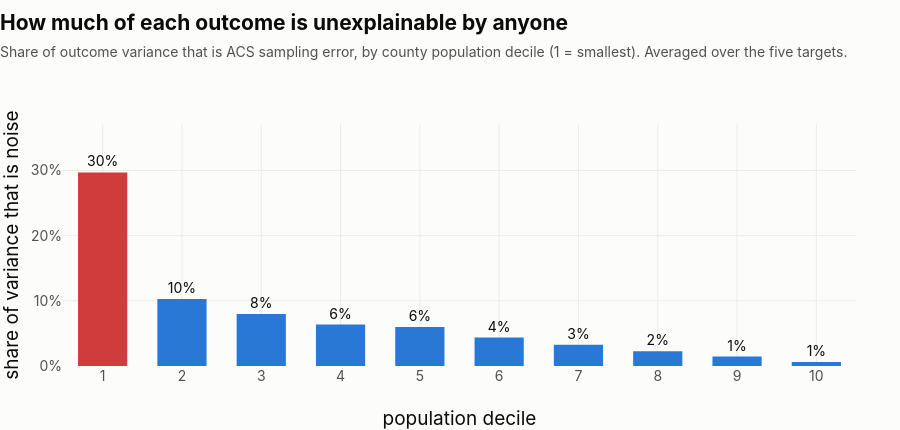

Notebook code cell kept with this figure:
### Markdown cell above
**2. On the smallest counties the model cannot win — and that is a data fact, not a
model failure.** The size-only baseline scores a *negative* R² there. ACS publishes
a margin of error with every estimate, and ingesting those alongside the values
splits each outcome's variance into signal and sampling noise. In the smallest
population decile, **30% of the variance is sampling noise** — error no model can
ever explain. In the largest, under 1%.

### Code cell
d = (decile.groupby("population_decile")
     .agg(noise_share=("noise_share", "mean"),
          median_population=("median_population", "median"))
     .reset_index())
fig = go.Figure(go.Bar(
    x=d["population_decile"], y=d["noise_share"],
    marker_color=[CRITICAL if v > 0.15 else BLUE for v in d["noise_share"]],
    text=[f"{v:.0%}" for v in d["noise_share"]], textposition="outside",
    textfont=dict(size=14), cliponaxis=False,
    hovertemplate="decile %{x}<br>%{y:.1%} of variance is sampling noise<extra></extra>",
    showlegend=False,
))
style(fig,
      "How much of each outcome is unexplainable by anyone",
      "Share of outcome variance that is ACS sampling error, by county population "
      "decile (1 = smallest). Averaged over the five targets.",
      height=430, legend=False)
fig.update_xaxes(title="population decile", dtick=1)
fig.update_yaxes(title="share of variance that is noise", tickformat=".0%",
                 range=[0, float(d["noise_share"].max()) * 1.25])
fig.show()

### Figure 1 — Plotly figure (JSON) as saved in the notebook; plotly's stock layout.template omitted (floating-point values rounded to 4 significant figures)
{"data": [{"cliponaxis": false, "hovertemplate": "decile %{x}<br>%{y:.1%} of variance is sampling noise<extra></extra>", "marker": {"color": ["#d03b3b", "#2a78d6", "#2a78d6", "#2a78d6", "#2a78d6", "#2a78d6", "#2a78d6", "#2a78d6", "#2a78d6", "#2a78d6"]}, "showlegend": false, "text": ["30%", "10%", "8%", "6%", "6%", "4%", "3%", "2%", "1%", "1%"], "textfont": {"size": 14}, "textposition": "outside", "type": "bar", "x": [1, 2, 3, 4, 5, 6, 7, 8, 9, 10], "y": [0.297, 0.1026, 0.07988, 0.06362, 0.05972, 0.04356, 0.03246, 0.02274, 0.01458, 0.006146]}], "layout": {"bargap": 0.34, "bargroupgap": 0.06, "font": {"color": "#0b0b0b", "family": "-apple-system, BlinkMacSystemFont, Segoe UI, Helvetica, Arial, sans-serif", "size": 16}, "height": 430, "hoverlabel": {"bgcolor": "white", "bordercolor": "#ecebe6", "font": {"family": "-apple-system, BlinkMacSystemFont, Segoe UI, Helvetica, Arial, sans-serif", "size": 14}}, "legend": {"bgcolor": "rgba(0,0,0,0)", "font": {"color": "#52514e", "size": 14}, "orientation": "h", "x": 0, "y": -0.2, "yanchor": "top"}, "margin": {"b": 64, "l": 12, "r": 44, "t": 124}, "paper_bgcolor": "#fcfcfb", "plot_bgcolor": "#fcfcfb", "showlegend": false, "title": {"font": {"color": "#0b0b0b", "size": 21}, "text": "<b>How much of each outcome is unexplainable by anyone</b><br><span style='font-size:14px;color:#52514e'>Share of outcome variance that is ACS sampling error, by county population decile (1 = smallest). Averaged over the five targets.</span>", "x": 0, "xanchor": "left", "y": 0.93, "yanchor": "top"}, "uniformtext": {"minsize": 11, "mode": "hide"}, "xaxis": {"automargin": true, "dtick": 1, "gridcolor": "#ecebe6", "gridwidth": 1, "showgrid": true, "showline": false, "tickfont": {"color": "#52514e", "size": 14}, "ticks": "", "title": {"text": "population decile"}, "zeroline": false}, "yaxis": {"automargin": true, "gridcolor": "#ecebe6", "gridwidth": 1, "range": [0, 0.3713], "showgrid": true, "showline": false, "tickfont": {"color": "#52514e", "size": 14}, "tickformat": ".0%", "ticks": "", "title": {"text": "share of variance that is noise"}, "zeroline": false}}}
